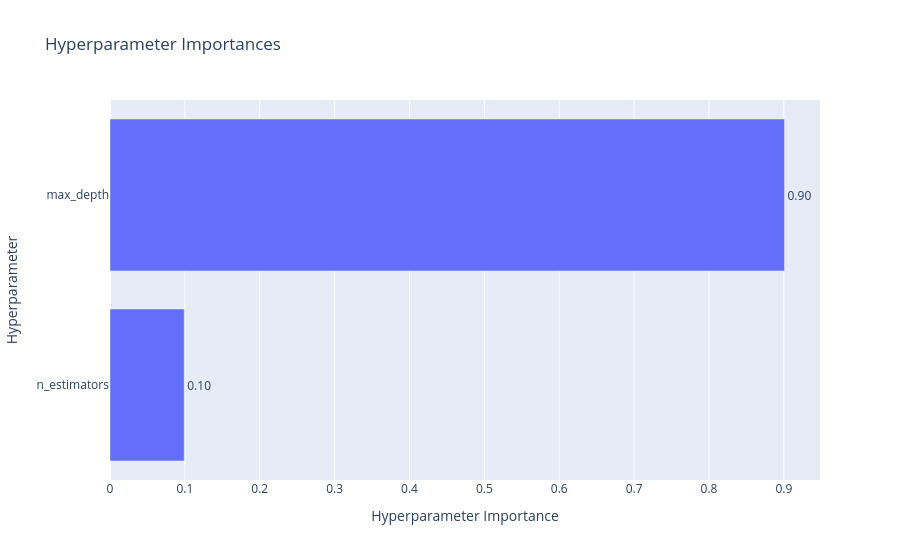

The code cell stored with this chart in its notebook:
### Code cell
plot_param_importances(study).show()

### Figure 1 — Plotly figure (JSON) as saved in the notebook; plotly's stock layout.template omitted (floating-point values rounded to 4 significant figures)
{"data": [{"cliponaxis": false, "hovertemplate": ["n_estimators (IntDistribution): 0.09911705243485093<extra></extra>", "max_depth (IntDistribution): 0.9008829475651491<extra></extra>"], "name": "Objective Value", "orientation": "h", "text": ["0.10", "0.90"], "textposition": "outside", "type": "bar", "x": [0.09912, 0.9009], "y": ["n_estimators", "max_depth"]}], "layout": {"title": {"text": "Hyperparameter Importances"}, "xaxis": {"title": {"text": "Hyperparameter Importance"}}, "yaxis": {"title": {"text": "Hyperparameter"}}}}
